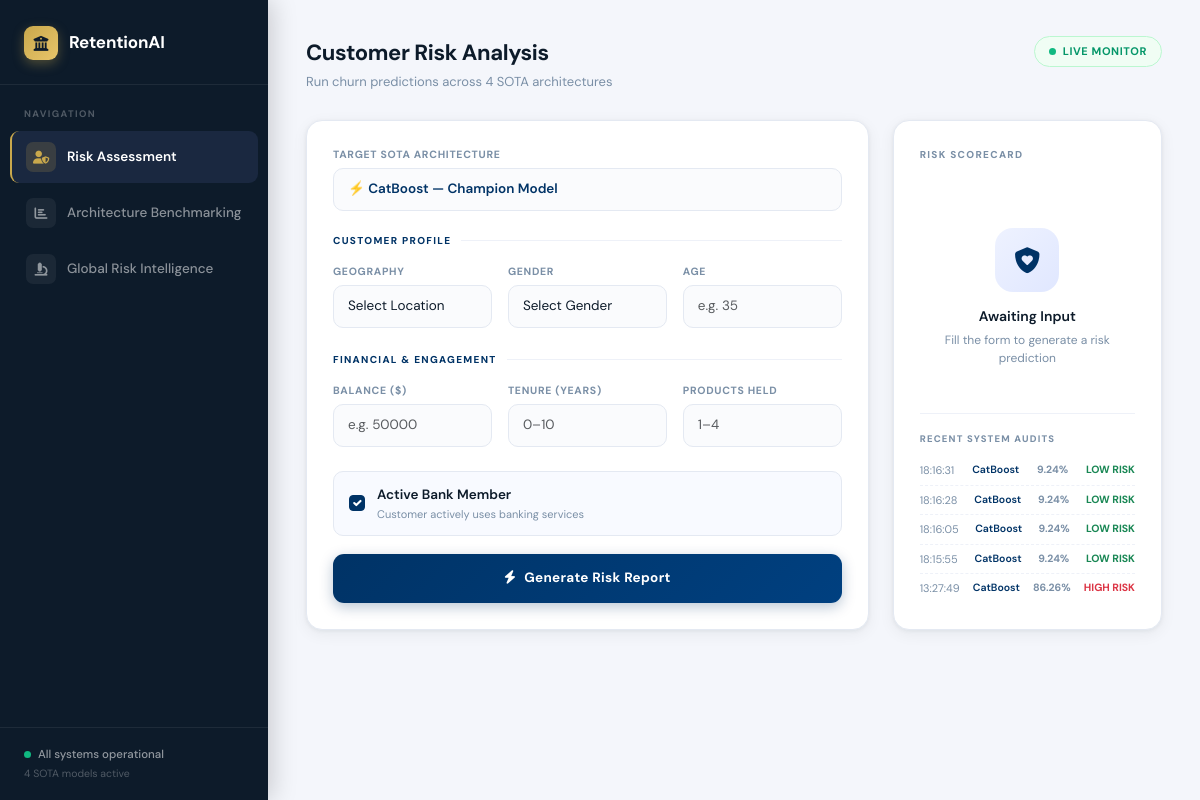
The app's page /, older data.
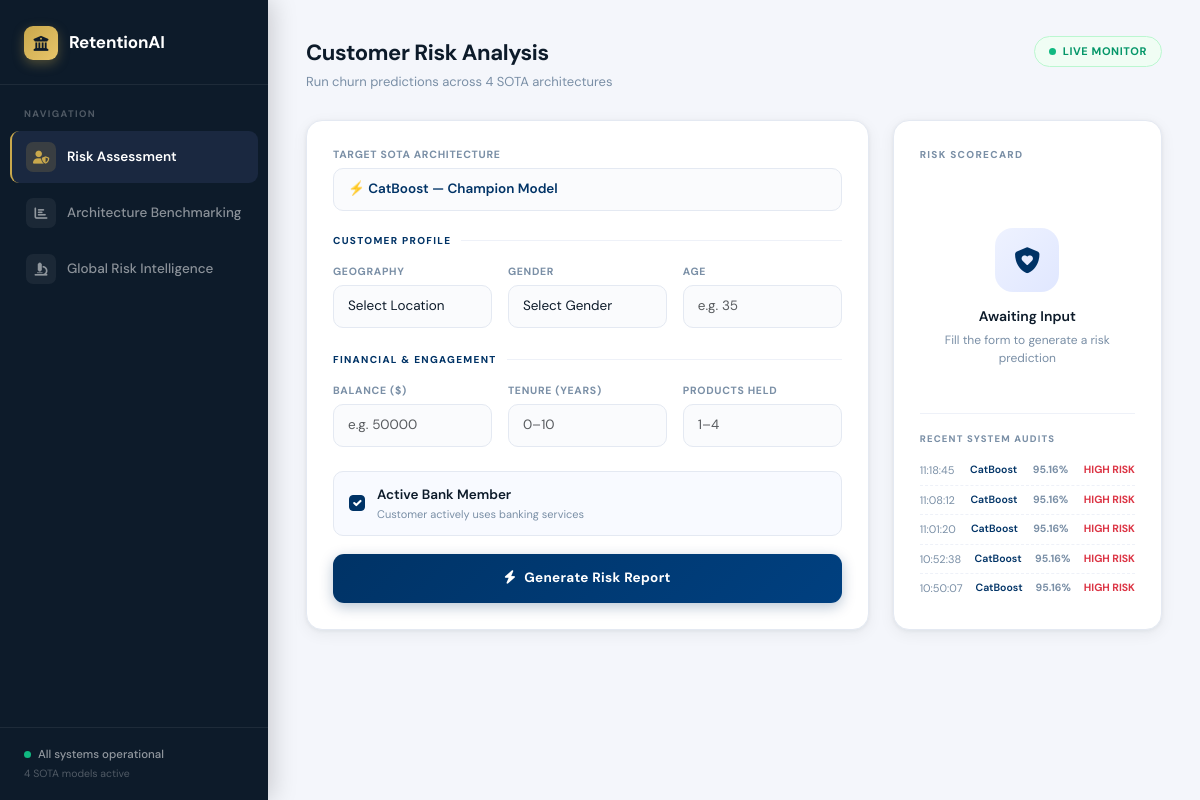
The same page, newer data.
### tables this page shows
CREATE TABLE predictions
                 (id INTEGER PRIMARY KEY AUTOINCREMENT,
                  time_stamp TEXT,
                  model_used TEXT, 
                  probability TEXT, 
                  result TEXT);

### app.py (the view)
@app.route('/')
def home():
    return render_template('index.html', inputs=None, history=get_history())

### app.py (called while the page is built)
def get_history():
    conn = sqlite3.connect('history.db'); c = conn.cursor()
    c.execute("SELECT time_stamp, model_used, probability, result FROM predictions ORDER BY id DESC LIMIT 5")
    h = c.fetchall(); conn.close()
    return h

### templates/index.html (shortened to what the changed rows need)
<!DOCTYPE html>
<html lang="en">
<head>
    <link href="https://cdn.jsdelivr.net/npm/bootstrap@5.3.0/dist/css/bootstrap.min.css" rel="stylesheet">
    <link rel="stylesheet" href="https://cdnjs.cloudflare.com/ajax/libs/font-awesome/6.4.0/css/all.min.css">
</head>
<body>
<div class="main-content">
    <div id="risk-assessment" class="section-view active">
        <form action="/predict" method="POST">
            <div class="row g-4">
                <div class="col-lg-4">
                    <div class="scorecard">
                        <div class="audit-wrap">
                            {% for row in history %}
                            <div class="audit-row">
                                <span style="color:var(--text-muted);">{{ row[0] }}</span>
                                <span style="font-weight:600;font-size:10.5px;color:var(--bank-navy);">{{ row[1] }}</span>
                                <span style="font-weight:700;font-size:10.5px;color:var(--text-muted);">{{ row[2] }}</span>
                                <span style="font-weight:700;font-size:10.5px;" class="{{ 'text-danger' if row[3] == 'HIGH RISK' else 'text-success' }}">{{ row[3] }}</span>
                            </div>
                            {% endfor %}
                        </div>
                    </div>
                </div>
            </div>
        </form>
    </div>
</div>
</body>
</html>

Row changes from the older to the newer data that the page shows:
no longer on this page (row unchanged): predictions: time_stamp "18:16:31", model_used "CatBoost", probability "9.24%", result "LOW RISK"
no longer on this page (row unchanged): predictions: time_stamp "18:16:28", model_used "CatBoost", probability "9.24%", result "LOW RISK"
no longer on this page (row unchanged): predictions: time_stamp "18:16:05", model_used "CatBoost", probability "9.24%", result "LOW RISK"
no longer on this page (row unchanged): predictions: time_stamp "18:15:55", model_used "CatBoost", probability "9.24%", result "LOW RISK"
no longer on this page (row unchanged): predictions: time_stamp "13:27:49", model_used "CatBoost", probability "86.26%", result "HIGH RISK"
added predictions: time_stamp "11:18:45", model_used "CatBoost", probability "95.16%", result "HIGH RISK"
added predictions: time_stamp "11:08:12", model_used "CatBoost", probability "95.16%", result "HIGH RISK"
added predictions: time_stamp "11:01:20", model_used "CatBoost", probability "95.16%", result "HIGH RISK"
added predictions: time_stamp "10:52:38", model_used "CatBoost", probability "95.16%", result "HIGH RISK"
added predictions: time_stamp "10:50:07", model_used "CatBoost", probability "95.16%", result "HIGH RISK"
